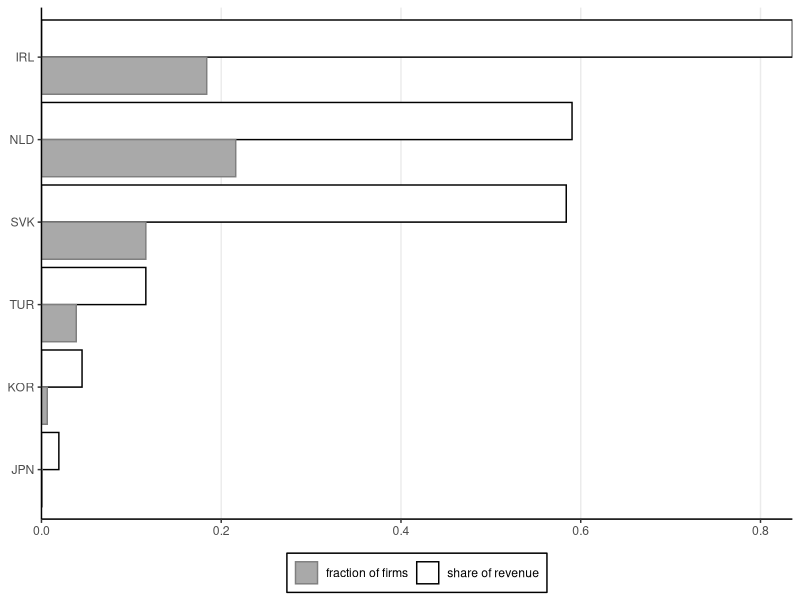

Here is the R script that generated this plot:
# Bar Graph Grouped

# David J. Deming, “The Growing Importance of Social Skills
#   in the Labor Market,” The Quarterly Journal of Economics 132, no. 4 (2017):
#   1596, DOI:10.1093/qje/qjx022.

# Data: emulated from ibid, Fig 1

library(ggplot2)
output_dir="output"

df <- read.csv("data/cravino-2016-fig1.csv", stringsAsFactors = FALSE)

df$class = factor(df$class, levels = rev(unique(df$class)))
df$country = factor(df$country, levels = rev(unique(df$country)))

ggplot(df,aes(country,val,fill = class, color = class)) +
  geom_bar(stat="identity",position = position_dodge()) +
  scale_fill_manual(values = c('darkgrey', 'white')) +
  scale_color_manual(values = c(NA, 'black')) +
  scale_y_continuous(expand = c(0,0)) +
  coord_flip() + theme_bw() +
  theme(
    panel.grid.major.y = element_blank(),
    panel.grid.minor.x = element_blank(),
    legend.title = element_blank(),
    legend.position = "bottom",
    axis.title = element_blank(),
    axis.line = element_line(size=0.5),
    panel.border=element_blank(),
    legend.background = element_rect(color = 'black')
  )

# Save individual Panels
# ggsave(path=output_dir, filename="Bar Graph QJE 4.png", width=8, height=6)

# Save as Example
# ggsave(path="src/others/frequency", filename="Bar Graph QJE 4-example.png", width=8, height=6)
